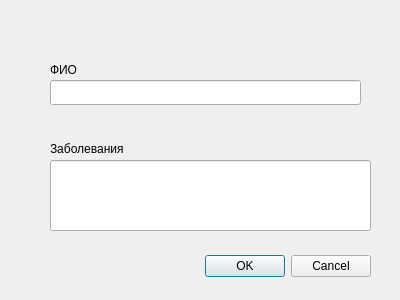
<?xml version="1.0" encoding="UTF-8"?>
<ui version="4.0">
 <class>Dialog</class>
 <widget class="QDialog" name="Dialog">
  <property name="geometry">
   <rect>
    <x>0</x>
    <y>0</y>
    <width>400</width>
    <height>300</height>
   </rect>
  </property>
  <property name="windowTitle">
   <string>Dialog</string>
  </property>
  <widget class="QDialogButtonBox" name="buttonBoxPatient">
   <property name="geometry">
    <rect>
     <x>50</x>
     <y>250</y>
     <width>321</width>
     <height>32</height>
    </rect>
   </property>
   <property name="contextMenuPolicy">
    <enum>Qt::DefaultContextMenu</enum>
   </property>
   <property name="orientation">
    <enum>Qt::Horizontal</enum>
   </property>
   <property name="standardButtons">
    <set>QDialogButtonBox::Cancel|QDialogButtonBox::Ok</set>
   </property>
  </widget>
  <widget class="QLineEdit" name="PatientEdit">
   <property name="geometry">
    <rect>
     <x>50</x>
     <y>80</y>
     <width>311</width>
     <height>25</height>
    </rect>
   </property>
  </widget>
  <widget class="QLineEdit" name="DisEdit">
   <property name="geometry">
    <rect>
     <x>50</x>
     <y>160</y>
     <width>321</width>
     <height>71</height>
    </rect>
   </property>
  </widget>
  <widget class="QLabel" name="label">
   <property name="geometry">
    <rect>
     <x>50</x>
     <y>60</y>
     <width>111</width>
     <height>20</height>
    </rect>
   </property>
   <property name="text">
    <string>ФИО</string>
   </property>
  </widget>
  <widget class="QLabel" name="label_2">
   <property name="geometry">
    <rect>
     <x>50</x>
     <y>140</y>
     <width>321</width>
     <height>17</height>
    </rect>
   </property>
   <property name="text">
    <string>Заболевания</string>
   </property>
  </widget>
 </widget>
 <resources/>
 <connections>
  <connection>
   <sender>buttonBoxPatient</sender>
   <signal>accepted()</signal>
   <receiver>Dialog</receiver>
   <slot>accept()</slot>
   <hints>
    <hint type="sourcelabel">
     <x>248</x>
     <y>254</y>
    </hint>
    <hint type="destinationlabel">
     <x>157</x>
     <y>274</y>
    </hint>
   </hints>
  </connection>
  <connection>
   <sender>buttonBoxPatient</sender>
   <signal>rejected()</signal>
   <receiver>Dialog</receiver>
   <slot>reject()</slot>
   <hints>
    <hint type="sourcelabel">
     <x>316</x>
     <y>260</y>
    </hint>
    <hint type="destinationlabel">
     <x>286</x>
     <y>274</y>
    </hint>
   </hints>
  </connection>
 </connections>
</ui>
